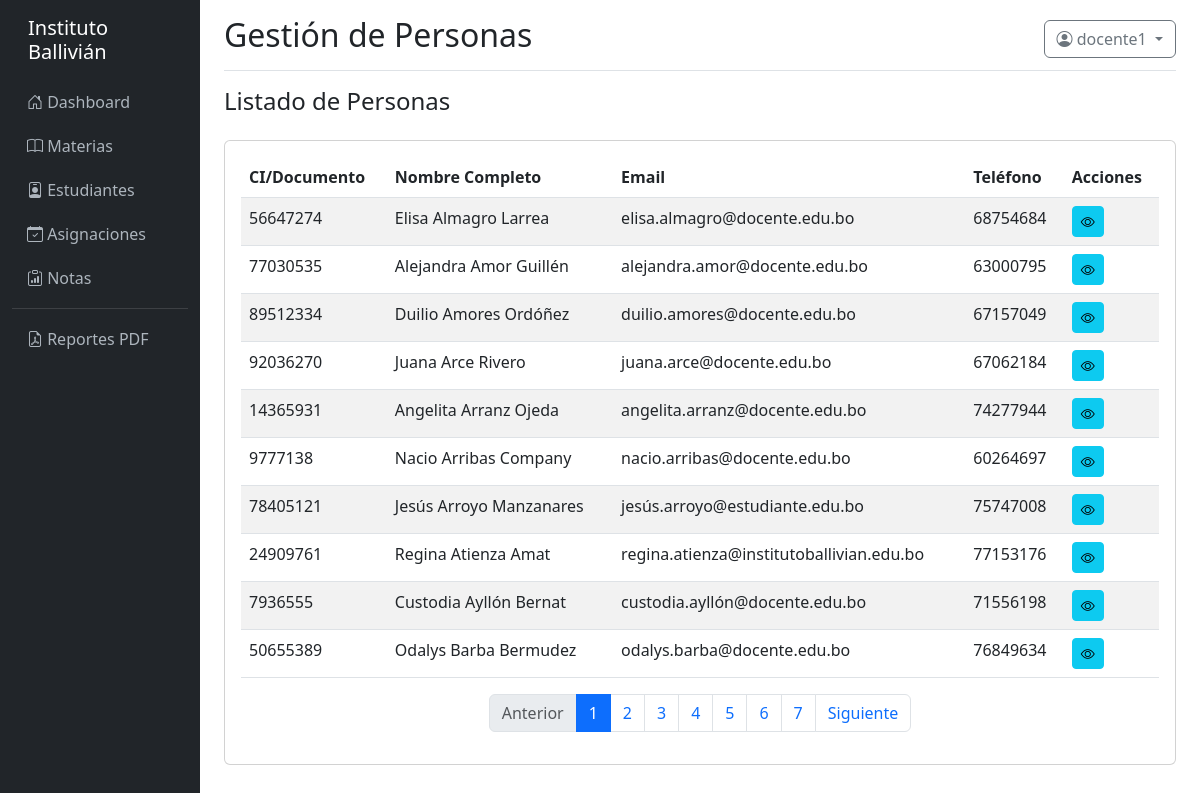
Screenshot of /personas/ (signed in) with the database file from the repository.
### models/__init__.py (models this page shows, shortened)
class Usuario(UserMixin, db.Model):
    __tablename__ = 'usuario'
    id = db.Column(db.Integer, primary_key=True)
    username = db.Column(db.String(100), unique=True, nullable=False)
    email = db.Column(db.String(150))
    password_hash = db.Column(db.String(255), nullable=False)
    persona_id = db.Column(db.Integer, db.ForeignKey('persona.id'))
    estudiante_id = db.Column(db.Integer, db.ForeignKey('estudiante.id'))
    docente_id = db.Column(db.Integer, db.ForeignKey('docente.id'))
    activo = db.Column(db.Boolean, default=True)
    ultimo_login = db.Column(db.DateTime)
    created_at = db.Column(db.DateTime, default=datetime.utcnow)
    updated_at = db.Column(db.DateTime, onupdate=datetime.utcnow)
    roles = db.relationship('Rol', secondary=usuario_rol, backref='usuarios')
    def tiene_permiso(self, nombre_permiso):
        for rol in self.roles:
            for permiso in rol.permisos:
                if permiso.nombre == nombre_permiso:
                    return True
        return False

class Persona(db.Model):
    __tablename__ = 'persona'
    id = db.Column(db.Integer, primary_key=True)
    tipo_documento = db.Column(db.Enum('CI', 'Pasaporte', 'Otro'), default='CI')
    nro_documento = db.Column(db.String(50), nullable=False)
    nombre = db.Column(db.String(150), nullable=False)
    apellido_paterno = db.Column(db.String(100), nullable=False)
    apellido_materno = db.Column(db.String(100))
    fecha_nacimiento = db.Column(db.Date)
    sexo = db.Column(db.Enum('M', 'F', 'O'))
    lugar_nacimiento = db.Column(db.String(255))
    direccion = db.Column(db.Text)
    telefono = db.Column(db.String(50))
    email = db.Column(db.String(150))
    foto_path = db.Column(db.String(500))
    created_at = db.Column(db.DateTime, default=datetime.utcnow)
    updated_at = db.Column(db.DateTime, onupdate=datetime.utcnow)
    __table_args__ = (
        db.UniqueConstraint('tipo_documento', 'nro_documento', name='_tipo_nro_uc'),
    )
    estudiante = db.relationship('Estudiante', backref='persona', uselist=False, cascade='all, delete-orphan')
    docente = db.relationship('Docente', backref='persona', uselist=False, cascade='all, delete-orphan')
    usuario = db.relationship('Usuario', backref='persona', uselist=False)
    @property
    def nombre_completo(self):
        return f"{self.nombre} {self.apellido_paterno} {self.apellido_materno or ''}".strip()

### controllers/persona_controller.py (the view)
@persona_bp.route('/')
@login_required
def index():
    page = request.args.get('page', 1, type=int)
    personas = Persona.query.order_by(Persona.apellido_paterno, Persona.nombre).paginate(page=page, per_page=10, error_out=False)
    return render_template('persona/index.html', personas=personas)

### templates/persona/index.html (shortened to what this page needs)
{% extends "base.html" %}
{% block page_title %}Gestión de Personas{% endblock %}
{% block content %}
<div class="d-flex justify-content-between align-items-center mb-3">
    <h4>Listado de Personas</h4>
</div>
<div class="card">
    <div class="card-body">
        <div class="table-responsive">
            <table class="table table-striped table-hover">
                <thead>
                    <tr>
                        <th>CI/Documento</th>
                        <th>Nombre Completo</th>
                        <th>Email</th>
                        <th>Teléfono</th>
                        <th>Acciones</th>
                    </tr>
                </thead>
                <tbody>
                    {% for persona in personas.items %}
                    <tr>
                        <td>{{ persona.nro_documento }}</td>
                        <td>{{ persona.nombre_completo }}</td>
                        <td>{{ persona.email or 'N/A' }}</td>
                        <td>{{ persona.telefono or 'N/A' }}</td>
                        <td>
                            <div class="btn-group btn-group-sm">
                                <a href="{{ url_for('persona.detalle', id=persona.id) }}" class="btn btn-info">
                                    <i class="bi bi-eye"></i>
                                </a>
                            </div>
                        </td>
                    </tr>
                    {% else %}
                    <tr>
                        <td colspan="5" class="text-center">No hay personas registradas</td>
                    </tr>
                    {% endfor %}
                </tbody>
            </table>
        </div>
        {% if personas.pages > 1 %}
        <nav>
            <ul class="pagination justify-content-center">
                <li class="page-item {% if not personas.has_prev %}disabled{% endif %}">
                    <a class="page-link" href="{{ url_for('persona.index', page=personas.prev_num) }}">Anterior</a>
                </li>
                {% for page_num in personas.iter_pages() %}
                    {% if page_num %}
                        <li class="page-item {% if page_num == personas.page %}active{% endif %}">
                            <a class="page-link" href="{{ url_for('persona.index', page=page_num) }}">{{ page_num }}</a>
                        </li>
                    {% else %}
                        <li class="page-item disabled"><span class="page-link">...</span></li>
                    {% endif %}
                {% endfor %}
                <li class="page-item {% if not personas.has_next %}disabled{% endif %}">
                    <a class="page-link" href="{{ url_for('persona.index', page=personas.next_num) }}">Siguiente</a>
                </li>
            </ul>
        </nav>
        {% endif %}
    </div>
</div>
{% endblock %}

### templates/base.html (shortened to what this page needs)
<!DOCTYPE html>
<html lang="es">
<head>
    <link href="https://cdn.jsdelivr.net/npm/bootstrap@5.3.0/dist/css/bootstrap.min.css" rel="stylesheet">
    <link rel="stylesheet" href="https://cdn.jsdelivr.net/npm/bootstrap-icons@1.11.0/font/bootstrap-icons.css">
</head>
<body>
    <div class="container-fluid">
        <div class="row">
            {% if current_user.is_authenticated %}
            <nav class="col-md-2 col-lg-2 d-md-block sidebar">
                <div class="position-sticky pt-3">
                    <h5 class="text-white px-3 mb-3">Instituto Ballivián</h5>
                    <ul class="nav flex-column">
                        <li class="nav-item">
                            <a class="nav-link" href="{{ url_for('main.dashboard') }}">
                                <i class="bi bi-house-door"></i> Dashboard
                            </a>
                        </li>
                        {% if current_user.tiene_permiso('ver_materias') %}
                        <li class="nav-item">
                            <a class="nav-link" href="{{ url_for('materia.index') }}">
                                <i class="bi bi-book"></i> Materias
                            </a>
                        </li>
                        {% endif %}
                        {% if current_user.tiene_permiso('ver_estudiantes') %}
                        <li class="nav-item">
                            <a class="nav-link" href="{{ url_for('estudiante.index') }}">
                                <i class="bi bi-person-badge"></i> Estudiantes
                            </a>
                        </li>
                        {% endif %}
                        {% if current_user.tiene_permiso('ver_asignaciones') %}
                        <li class="nav-item">
                            <a class="nav-link" href="{{ url_for('asignacion.index') }}">
                                <i class="bi bi-calendar-check"></i> Asignaciones
                            </a>
                        </li>
                        {% endif %}
                        {% if current_user.tiene_permiso('ver_notas') %}
                        <li class="nav-item">
                            <a class="nav-link" href="{{ url_for('nota.index') }}">
                                <i class="bi bi-clipboard-data"></i> Notas
                            </a>
                        </li>
                        {% endif %}
                        <hr class="text-white-50 my-2">
                        <li class="nav-item">
                            <a class="nav-link" href="{{ url_for('reporte.index') }}">
                                <i class="bi bi-file-earmark-pdf"></i> Reportes PDF
                            </a>
                        </li>
                    </ul>
                </div>
            </nav>
            {% endif %}
            <main class="col-md-10 ms-sm-auto col-lg-10 px-md-4">
                {% if current_user.is_authenticated %}
                <div class="d-flex justify-content-between flex-wrap flex-md-nowrap align-items-center pt-3 pb-2 mb-3 border-bottom">
                    <h1 class="h2">{% block page_title %}Dashboard{% endblock %}</h1>
                    <div class="btn-toolbar mb-2 mb-md-0">
                        <div class="dropdown">
                            <button class="btn btn-outline-secondary dropdown-toggle" type="button" id="userDropdown" data-bs-toggle="dropdown">
                                <i class="bi bi-person-circle"></i> {{ current_user.username }}
                            </button>
                        </div>
                    </div>
                </div>
                {% endif %}
                {% block content %}{% endblock %}
            </main>
        </div>
    </div>
</body>
</html>

### templates/base.html (style rules this page uses)
.sidebar { min-height: 100vh; background-color: #212529; }
.sidebar a { color: #adb5bd; text-decoration: none; padding: 10px 15px; display: block; }

### rows the page displays
Usuario: username "docente1"
Persona: nro_documento "56647274", nombre_completo "Elisa Almagro Larrea", email "elisa.almagro@docente.edu.bo", telefono "68754684"
Persona: nro_documento "77030535", nombre_completo "Alejandra Amor Guillén", email "alejandra.amor@docente.edu.bo", telefono "63000795"
Persona: nro_documento "89512334", nombre_completo "Duilio Amores Ordóñez", email "duilio.amores@docente.edu.bo", telefono "67157049"
Persona: nro_documento "92036270", nombre_completo "Juana Arce Rivero", email "juana.arce@docente.edu.bo", telefono "67062184"
Persona: nro_documento "14365931", nombre_completo "Angelita Arranz Ojeda", email "angelita.arranz@docente.edu.bo", telefono "74277944"
Persona: nro_documento "9777138", nombre_completo "Nacio Arribas Company", email "nacio.arribas@docente.edu.bo", telefono "60264697"
Persona: nro_documento "78405121", nombre_completo "Jesús Arroyo Manzanares", email "jesús.arroyo@estudiante.edu.bo", telefono "75747008"
Persona: nro_documento "24909761", nombre_completo "Regina Atienza Amat", email "regina.atienza@institutoballivian.edu.bo", telefono "77153176"
Persona: nro_documento "7936555", nombre_completo "Custodia Ayllón Bernat", email "custodia.ayllón@docente.edu.bo", telefono "71556198"
Persona: nro_documento "50655389", nombre_completo "Odalys Barba Bermudez", email "odalys.barba@docente.edu.bo", telefono "76849634"

### other values shown
{{ page_num }} "1" "2" "3" "4" "5" "6" "7"
